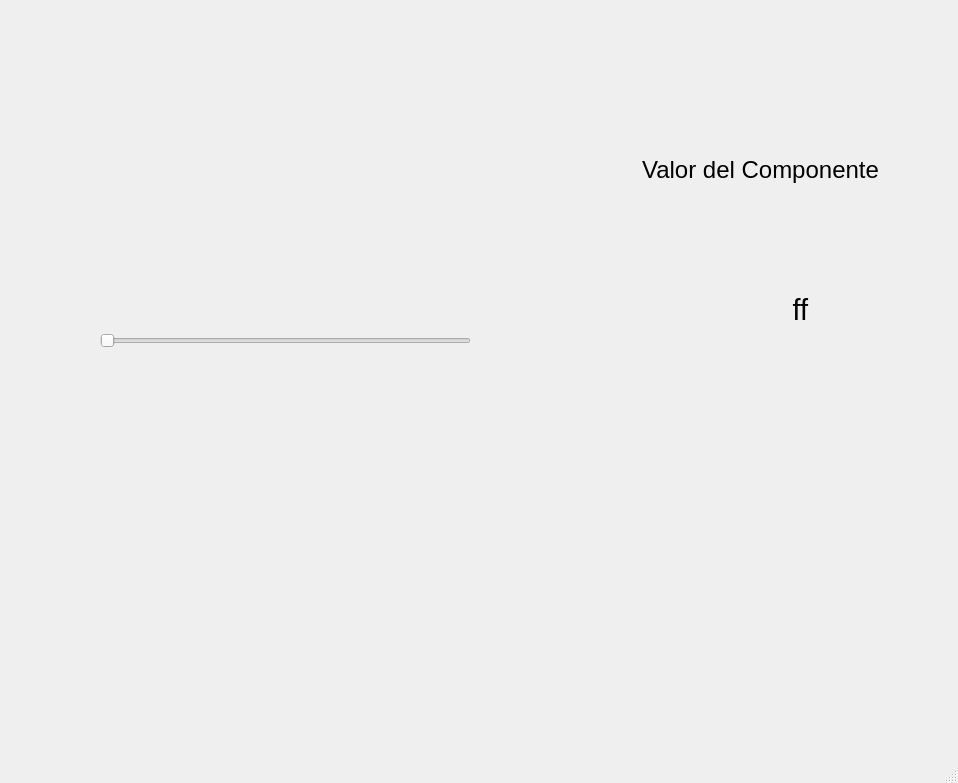
<?xml version="1.0" encoding="UTF-8"?>
<ui version="4.0">
 <class>MainWindow</class>
 <widget class="QMainWindow" name="MainWindow">
  <property name="geometry">
   <rect>
    <x>0</x>
    <y>0</y>
    <width>958</width>
    <height>783</height>
   </rect>
  </property>
  <property name="windowTitle">
   <string>MainWindow</string>
  </property>
  <widget class="QWidget" name="centralwidget">
   <widget class="QLabel" name="label">
    <property name="geometry">
     <rect>
      <x>30</x>
      <y>20</y>
      <width>111</width>
      <height>16</height>
     </rect>
    </property>
    <property name="text">
     <string/>
    </property>
   </widget>
   <widget class="QLabel" name="label_2">
    <property name="geometry">
     <rect>
      <x>460</x>
      <y>430</y>
      <width>491</width>
      <height>311</height>
     </rect>
    </property>
    <property name="text">
     <string/>
    </property>
    <property name="pixmap">
     <pixmap resource="recursos.qrc">:/prefijoNuevo/Capturadepantalla2023-01-06.png</pixmap>
    </property>
    <property name="scaledContents">
     <bool>true</bool>
    </property>
   </widget>
   <widget class="QLabel" name="label_3">
    <property name="geometry">
     <rect>
      <x>610</x>
      <y>120</y>
      <width>301</width>
      <height>101</height>
     </rect>
    </property>
    <property name="text">
     <string>&lt;html&gt;&lt;head/&gt;&lt;body&gt;&lt;p align=&quot;center&quot;&gt;&lt;span style=&quot; font-size:18pt;&quot;&gt;Valor del Componente&lt;/span&gt;&lt;/p&gt;&lt;/body&gt;&lt;/html&gt;</string>
    </property>
   </widget>
   <widget class="QLabel" name="txt_valor">
    <property name="geometry">
     <rect>
      <x>700</x>
      <y>250</y>
      <width>201</width>
      <height>121</height>
     </rect>
    </property>
    <property name="text">
     <string>&lt;html&gt;&lt;head/&gt;&lt;body&gt;&lt;p align=&quot;center&quot;&gt;&lt;span style=&quot; font-size:22pt;&quot;&gt;ff&lt;/span&gt;&lt;/p&gt;&lt;/body&gt;&lt;/html&gt;</string>
    </property>
   </widget>
   <widget class="QSlider" name="horizontalSlider">
    <property name="geometry">
     <rect>
      <x>100</x>
      <y>290</y>
      <width>371</width>
      <height>101</height>
     </rect>
    </property>
    <property name="orientation">
     <enum>Qt::Horizontal</enum>
    </property>
   </widget>
  </widget>
  <widget class="QMenuBar" name="menubar">
   <property name="geometry">
    <rect>
     <x>0</x>
     <y>0</y>
     <width>958</width>
     <height>21</height>
    </rect>
   </property>
  </widget>
  <widget class="QStatusBar" name="statusbar"/>
 </widget>
 <resources>
  <include location="recursos.qrc"/>
 </resources>
 <connections/>
</ui>
